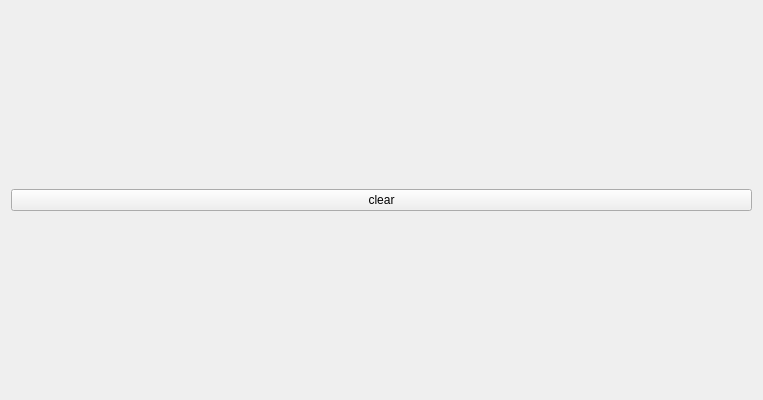
<?xml version="1.0" encoding="UTF-8"?>
<ui version="4.0">
 <class>Qt5InterfaceVSHtmlInterfaceClass</class>
 <widget class="QMainWindow" name="Qt5InterfaceVSHtmlInterfaceClass">
  <property name="geometry">
   <rect>
    <x>0</x>
    <y>0</y>
    <width>763</width>
    <height>400</height>
   </rect>
  </property>
  <property name="windowTitle">
   <string>Qt5InterfaceVSHtmlInterface</string>
  </property>
  <widget class="QWidget" name="centralWidget">
   <layout class="QVBoxLayout" name="verticalLayout">
    <item>
     <widget class="QPushButton" name="pushButton">
      <property name="text">
       <string>clear</string>
      </property>
     </widget>
    </item>
   </layout>
  </widget>
 </widget>
 <layoutdefault spacing="6" margin="11"/>
 <resources>
  <include location="Qt5InterfaceVSHtmlInterface.qrc"/>
 </resources>
 <connections/>
</ui>
